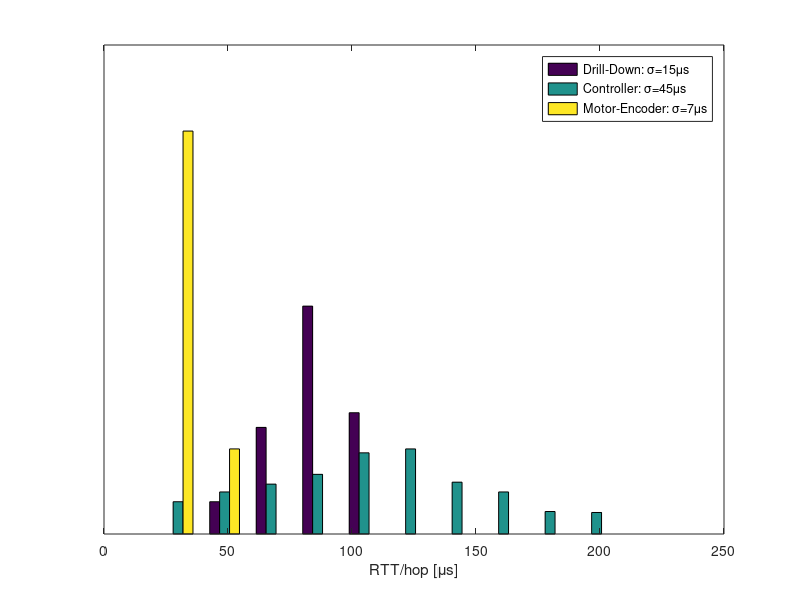

The MATLAB script that drew this image:
clear;clc;close all

D_INIT = 25e3;

arr = zeros(0,4);
fh = fopen('log.txt');
line = fgetl(fh);
while ischar(line)
    line = regexp(line,'\[(\d+)\]: (\d+): got ACK from (\d+). RTT = (\d+.?\d*)','tokens');
    if ~isempty(line)
        arr(end+1,:) = cellfun(@str2double,line{:});
    end

    line = fgetl(fh);
end
fclose(fh);

arr(arr(:,1)<D_INIT,:) = [];
k1 = arr(arr(:,2)==0,end);
k2 = arr(arr(:,2)==1 | arr(:,2)==2 | arr(:,2)==3,end);
k3 = arr(arr(:,2)>3,end);

num = max([numel(k1),numel(k2),numel(k3)]);
k1 = repmat(k1,ceil(num/numel(k1)),1);
k2 = repmat(k2,ceil(num/numel(k2)),1);
k3 = repmat(k3,ceil(num/numel(k3)),1);
k1 = k1(1:num)/1e3;
k2 = k2(1:num)/1e3;
k3 = k3(1:num)/1e3;

arr = [k1,k2,k3]*1e3;

hist(arr)
xlabel('RTT/hop [\mus]')
% title('PDFs of Message Transmission Time')
legend(['Drill-Down: \sigma=' num2str(round(std(k1)*1e3)) '\mus'] ...
      ,['Controller: \sigma=' num2str(round(std(k2)*1e3)) '\mus'] ...
      ,['Motor-Encoder: \sigma=', num2str(round(std(k3)*1e3)) '\mus'])
set(gca,'ytick',[])